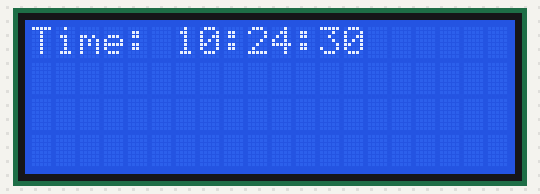
A program run on a simulated Raspberry Pi (BCM pin numbers). Parts: 20×4 character LCD. The clock reads 2024-03-15 10:24:30 at power-on unless the program sets it.

Above: at 0.1 s.
At 4.2 s:
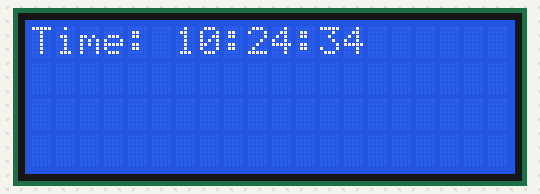
At 7.3 s:
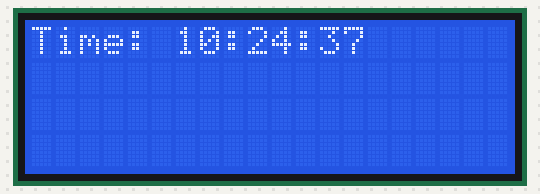
At 18.6 s:
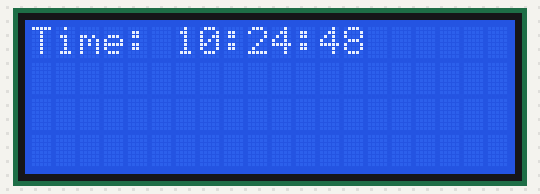
At 26.8 s:
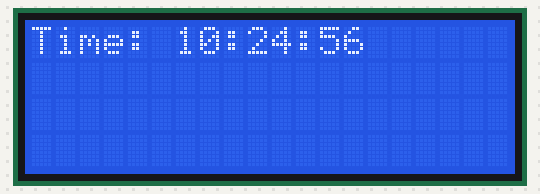
At 38.1 s:
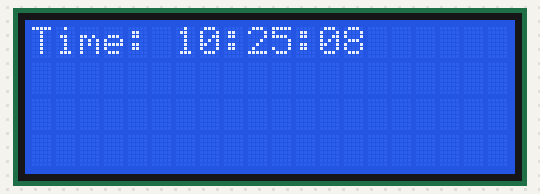

The program:

LCD_SSD1315andLCD1602.py
```python
import time
from datetime import datetime
from RPLCD.i2c import CharLCD

# LCDの初期化
lcd = CharLCD(i2c_expander='PCF8574', address=0x27)
lcd.clear()

while True:
    # 現在の時刻の取得
    current_time = datetime.now().strftime('%H:%M:%S')
    lcd.write_string('Time: {}'.format(current_time))
    # 1秒待機
    time.sleep(1)
    lcd.clear()


import time
from datetime import datetime
from Adafruit_SSD1306 import SSD1306_64_32

# Create the I2C interface.
i2c = board.I2C()

# 64x32ディスプレイでOLEDの初期化
disp = adafruit_ssd1306.SSD1306_I2C(64, 32, i2c, addr=0x3C)

# Clear display.
disp.fill(0)
disp.show()

font = ImageFont.load_default()

while True:
    # Clear display.
    disp.fill(0)
    disp.show()

    now = datetime.now()
    current_time = now.strftime("%H:%M:%S")

    # Draw some text.
    image = Image.new("1", (disp.width, disp.height))
    draw = ImageDraw.Draw(image)
    draw.text((0, 0), "Time: " + current_time, font=font, fill=255)

    # Display image.
    disp.image(image)
    disp.show()
    # Sleep for a bit.
    time.sleep(1)
```

Measured:
- what the display in image 1 shows lasts 1.0 s, from 4.2 s to 5.2 s
